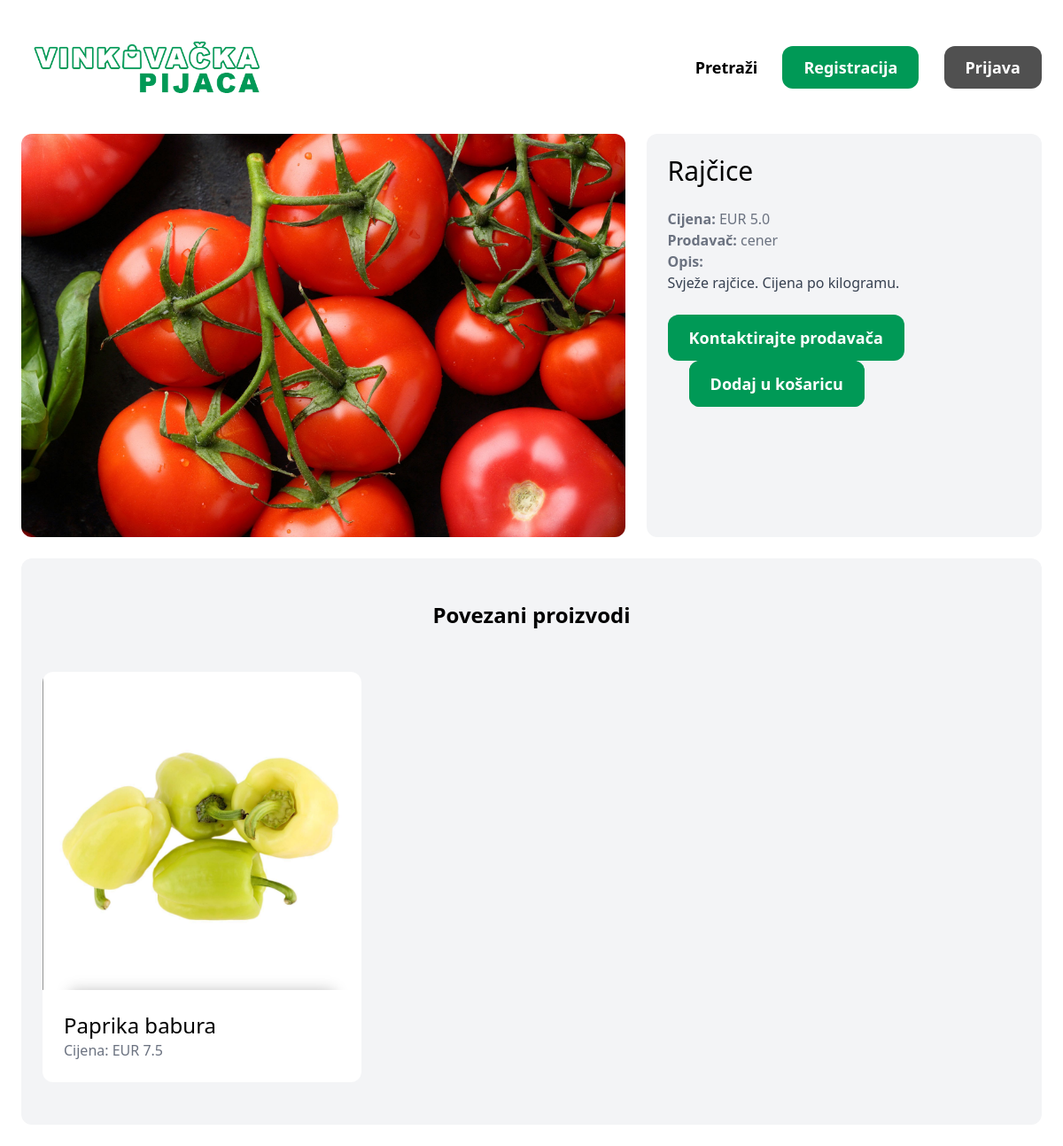
/items/15/, run on the app's committed database.
### item/models.py (models this page shows, shortened)
class Item(models.Model):
    category = models.ForeignKey(Category, related_name='items', on_delete=models.CASCADE)
    title = models.CharField(max_length=255)
    description = models.TextField(blank=True, null=True)
    price = models.FloatField()
    image = models.ImageField(upload_to='item_images', blank=True, null=True)
    created_at = models.DateTimeField(auto_now_add=True)
    created_by = models.ForeignKey(User, related_name='items', on_delete=models.CASCADE)
    def liked_by(self, user):
        if isinstance(user, User):
            return user.like_set.filter(item=self).count() > 0
        else:
            return False

### item/views.py (the view)
# urls.py: path('<int:pk>/', views.detail, name='detail'),
def detail(request, pk):
    item = get_object_or_404(Item, pk=pk)
    related_items = Item.objects.filter(category=item.category).exclude(pk=pk)[0:3]
    liked = item.liked_by(request.user)
    context = {
        'item': item,
        'related_items': related_items,
        'liked': liked,
    }
    return render(request, 'item/detail.html', context)

### item/templates/item/detail.html (shortened to what this page needs)
{% extends 'home/base.html' %}
{% block content %}
<div class="grid grid-cols-5 gap-6">
    <div class="col-span-3">
        <img src="{{ item.image.url }}" class="rounded-xl">
    </div>
    <div class="col-span-2 p-6 bg-gray-100 rounded-xl">
        <h1 class="mb-6 text-3xl">{{ item.title }}</h1>
        <p class="text-gray-500"><strong>Cijena: </strong>EUR {{ item.price }}</p>
        <p class="text-gray-500"><strong>Prodavač: </strong>{{ item.created_by.username }}</p>
        {% if item.description %}
            <p class="text-gray-700">
                <strong class="text-gray-500">Opis:</strong><br>
                {{ item.description }}
            </p>
        {% endif %}
        {% if request.user == item.created_by %}
        <br>
                <p>Uredite vaš proizvod:</p>
                <a href="{% url 'item:edit' item.id %}" id="inb" class="inline-block mt-6 px-6 py-3 text-lg font-semibold text-white rounded-xl">Uredi</a>
                <a href="{% url 'item:delete' item.id %}" class="inline-block mt-6 ml-6 px-6 py-3 text-lg font-semibold bg-red-500 text-white rounded-xl hover:bg-red-700">Ukloni</a>
        {% elif request.user.is_superuser %}
        <br>
                <p>Ovaj proizvod prodaje: <strong>{{ item.created_by.username }}</strong></p>
                <a href="{% url 'item:delete' item.id %}" class="inline-block mt-6 px-6 py-3 text-lg font-semibold bg-red-500 text-white rounded-xl hover:bg-red-700">Ukloni</a>
            </div>
        {% else %}
            <a href="{% url 'conversation:new' item.id %}" id="inb" class="inline-block mt-6 px-6 py-3 text-lg font-semibold text-white rounded-xl">Kontaktirajte prodavača</a>
            <form action="{% url 'item:toggle_like' item.id%}" method="post" id="inb" class="inline-block text-lg ml-6 font-semibold text-white rounded-xl">
                {% if liked %}
                    <input class="px-6 py-3 text-lg font-semibold bg-red-500 text-white rounded-xl hover:bg-red-700" type="submit" value="Ukloni iz košarice">
                {% else %}
                    <input id="inb" class="px-6 py-3 text-lg font-semibold text-white rounded-xl" type="submit" value="Dodaj u košaricu">
                {% endif %}
            </form>
        {% endif %}
    </div>
</div>
<div class="mt-6 px-6 py-12 bg-gray-100 rounded-xl">
    <h2 class="mb-12 text-2xl text-center"><b>Povezani proizvodi</b></h2>
    <div class="grid grid-cols-3 gap-3">
        {% for item in related_items %}
            <div class="hover:scale-105 ease-in-out duration-300">
                <a href="{% url 'item:detail' item.id %}">
                    <div>
                        <img src="{{ item.image.url }}" class="rounded-t-xl">
                    </div>
                    <div class="p-6 bg-white rounded-b-xl">
                        <h2 class="text-2xl">{{ item.title }}</h2>
                        <p class="text-gray-500">Cijena: EUR {{ item.price }}</p>
                    </div>
                </a>
            </div>
        {% endfor %}
    </div>
</div>
{% endblock %}

### home/templates/home/base.html (style rules this page uses)
#inb { background-color: #009956; }

### data on the page
Item: image (picture), title "Rajčice", price "5.0", created_by.username "cener", description "Svježe rajčice. Cijena po kilogramu."
Item: image (picture), title "Paprika babura", price "7.5"
